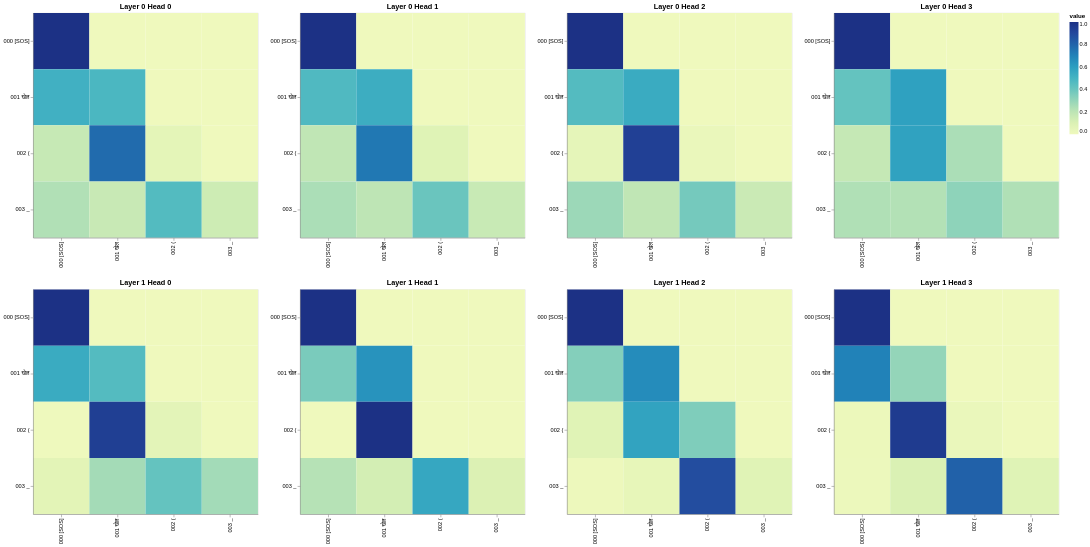

This figure's notebook cell:
### Code cell
# 3b. Decoder Self-Attention Visualization
get_all_attention_maps("decoder", layers, heads, decoder_input_tokens, decoder_input_tokens, min(20, sentence_len))

### Figure 1 — Vega-Lite specification as saved in the notebook (floating-point values rounded to 4 significant figures)
{"config": {"view": {"continuousWidth": 300, "continuousHeight": 300}}, "vconcat": [{"hconcat": [{"data": {"name": "data-60d7cbaeefccff7c93b1eb2abbc219ac"}, "mark": {"type": "rect"}, "encoding": {"color": {"field": "value", "type": "quantitative"}, "tooltip": [{"field": "row", "type": "quantitative"}, {"field": "column", "type": "quantitative"}, {"field": "value", "type": "quantitative"}, {"field": "row_token", "type": "nominal"}, {"field": "col_token", "type": "nominal"}], "x": {"axis": {"title": ""}, "field": "col_token", "type": "nominal"}, "y": {"axis": {"title": ""}, "field": "row_token", "type": "nominal"}}, "height": 400, "name": "view_57", "title": "Layer 0 Head 0", "width": 400}, {"data": {"name": "data-7197a551a8d15a122e65767031984da4"}, "mark": {"type": "rect"}, "encoding": {"color": {"field": "value", "type": "quantitative"}, "tooltip": [{"field": "row", "type": "quantitative"}, {"field": "column", "type": "quantitative"}, {"field": "value", "type": "quantitative"}, {"field": "row_token", "type": "nominal"}, {"field": "col_token", "type": "nominal"}], "x": {"axis": {"title": ""}, "field": "col_token", "type": "nominal"}, "y": {"axis": {"title": ""}, "field": "row_token", "type": "nominal"}}, "height": 400, "name": "view_58", "title": "Layer 0 Head 1", "width": 400}, {"data": {"name": "data-4959e5f7773db4d65cb38255a9ad7f45"}, "mark": {"type": "rect"}, "encoding": {"color": {"field": "value", "type": "quantitative"}, "tooltip": [{"field": "row", "type": "quantitative"}, {"field": "column", "type": "quantitative"}, {"field": "value", "type": "quantitative"}, {"field": "row_token", "type": "nominal"}, {"field": "col_token", "type": "nominal"}], "x": {"axis": {"title": ""}, "field": "col_token", "type": "nominal"}, "y": {"axis": {"title": ""}, "field": "row_token", "type": "nominal"}}, "height": 400, "name": "view_59", "title": "Layer 0 Head 2", "width": 400}, {"data": {"name": "data-bcbe0feef8e533f7c6d3a231e17d663c"}, "mark": {"type": "rect"}, "encoding": {"color": {"field": "value", "type": "quantitative"}, "tooltip": [{"field": "row", "type": "quantitative"}, {"field": "column", "type": "quantitative"}, {"field": "value", "type": "quantitative"}, {"field": "row_token", "type": "nominal"}, {"field": "col_token", "type": "nominal"}], "x": {"axis": {"title": ""}, "field": "col_token", "type": "nominal"}, "y": {"axis": {"title": ""}, "field": "row_token", "type": "nominal"}}, "height": 400, "name": "view_60", "title": "Layer 0 Head 3", "width": 400}]}, {"hconcat": [{"data": {"name": "data-5b9ab490cb37490c23a4682f120f3fa3"}, "mark": {"type": "rect"}, "encoding": {"color": {"field": "value", "type": "quantitative"}, "tooltip": [{"field": "row", "type": "quantitative"}, {"field": "column", "type": "quantitative"}, {"field": "value", "type": "quantitative"}, {"field": "row_token", "type": "nominal"}, {"field": "col_token", "type": "nominal"}], "x": {"axis": {"title": ""}, "field": "col_token", "type": "nominal"}, "y": {"axis": {"title": ""}, "field": "row_token", "type": "nominal"}}, "height": 400, "name": "view_61", "title": "Layer 1 Head 0", "width": 400}, {"data": {"name": "data-1d7de5b832c88c41dc3d683658e04a99"}, "mark": {"type": "rect"}, "encoding": {"color": {"field": "value", "type": "quantitative"}, "tooltip": [{"field": "row", "type": "quantitative"}, {"field": "column", "type": "quantitative"}, {"field": "value", "type": "quantitative"}, {"field": "row_token", "type": "nominal"}, {"field": "col_token", "type": "nominal"}], "x": {"axis": {"title": ""}, "field": "col_token", "type": "nominal"}, "y": {"axis": {"title": ""}, "field": "row_token", "type": "nominal"}}, "height": 400, "name": "view_62", "title": "Layer 1 Head 1", "width": 400}, {"data": {"name": "data-1a09820093a9479f6aafd3a35dfcb922"}, "mark": {"type": "rect"}, "encoding": {"color": {"field": "value", "type": "quantitative"}, "tooltip": [{"field": "row", "type": "quantitative"}, {"field": "column", "type": "quantitative"}, {"field": "value", "type": "quantitative"}, {"field": "row_token", "type": "nominal"}, {"field": "col_token", "type": "nominal"}], "x": {"axis": {"title": ""}, "field": "col_token", "type": "nominal"}, "y": {"axis": {"title": ""}, "field": "row_token", "type": "nominal"}}, "height": 400, "name": "view_63", "title": "Layer 1 Head 2", "width": 400}, {"data": {"name": "data-56c1a521bee0f4e47770ff1c6cb9b70d"}, "mark": {"type": "rect"}, "encoding": {"color": {"field": "value", "type": "quantitative"}, "tooltip": [{"field": "row", "type": "quantitative"}, {"field": "column", "type": "quantitative"}, {"field": "value", "type": "quantitative"}, {"field": "row_token", "type": "nominal"}, {"field": "col_token", "type": "nominal"}], "x": {"axis": {"title": ""}, "field": "col_token", "type": "nominal"}, "y": {"axis": {"title": ""}, "field": "row_token", "type": "nominal"}}, "height": 400, "name": "view_64", "title": "Layer 1 Head 3", "width": 400}]}], "params": [{"name": "param_57", "select": {"type": "interval", "encodings": ["x", "y"]}, "bind": "scales", "views": ["view_57"]}, {"name": "param_58", "select": {"type": "interval", "encodings": ["x", "y"]}, "bind": "scales", "views": ["view_58"]}, {"name": "param_59", "select": {"type": "interval", "encodings": ["x", "y"]}, "bind": "scales", "views": ["view_59"]}, {"name": "param_60", "select": {"type": "interval", "encodings": ["x", "y"]}, "bind": "scales", "views": ["view_60"]}, {"name": "param_61", "select": {"type": "interval", "encodings": ["x", "y"]}, "bind": "scales", "views": ["view_61"]}, {"name": "param_62", "select": {"type": "interval", "encodings": ["x", "y"]}, "bind": "scales", "views": ["view_62"]}, {"name": "param_63", "select": {"type": "interval", "encodings": ["x", "y"]}, "bind": "scales", "views": ["view_63"]}, {"name": "param_64", "select": {"type": "interval", "encodings": ["x", "y"]}, "bind": "scales", "views": ["view_64"]}], "$schema": "https://vega.github.io/schema/vega-lite/v5.20.1.json", "datasets": {"data-60d7cbaeefccff7c93b1eb2abbc219ac": [{"row": 0, "column": 0, "value": 1.0, "row_token": "000 [SOS]", "col_token": "000 [SOS]"}, {"row": 0, "column": 1, "value": 0.0, "row_token": "000 [SOS]", "col_token": "001 खेल"}, {"row": 0, "column": 2, "value": 0.0, "row_token": "000 [SOS]", "col_token": "002 ("}, {"row": 0, "column": 3, "value": 0.0, "row_token": "000 [SOS]", "col_token": "003 _"}, {"row": 1, "column": 0, "value": 0.5178, "row_token": "001 खेल", "col_token": "000 [SOS]"}, {"row": 1, "column": 1, "value": 0.4822, "row_token": "001 खेल", "col_token": "001 खेल"}, {"row": 1, "column": 2, "value": 0.0, "row_token": "001 खेल", "col_token": "002 ("}, {"row": 1, "column": 3, "value": 0.0, "row_token": "001 खेल", "col_token": "003 _"}, {"row": 2, "column": 0, "value": 0.1696, "row_token": "002 (", "col_token": "000 [SOS]"}, {"row": 2, "column": 1, "value": 0.7753, "row_token": "002 (", "col_token": "001 खेल"}, {"row": 2, "column": 2, "value": 0.05505, "row_token": "002 (", "col_token": "002 ("}, {"row": 2, "column": 3, "value": 0.0, "row_token": "002 (", "col_token": "003 _"}, {"row": 3, "column": 0, "value": 0.2304, "row_token": "003 _", "col_token": "000 [SOS]"}, {"row": 3, "column": 1, "value": 0.1632, "row_token": "003 _", "col_token": "001 खेल"}, {"row": 3, "column": 2, "value": 0.4608, "row_token": "003 _", "col_token": "002 ("}, {"row": 3, "column": 3, "value": 0.1456, "row_token": "003 _", "col_token": "003 _"}], "data-7197a551a8d15a122e65767031984da4": [{"row": 0, "column": 0, "value": 1.0, "row_token": "000 [SOS]", "col_token": "000 [SOS]"}, {"row": 0, "column": 1, "value": 0.0, "row_token": "000 [SOS]", "col_token": "001 खेल"}, {"row": 0, "column": 2, "value": 0.0, "row_token": "000 [SOS]", "col_token": "002 ("}, {"row": 0, "column": 3, "value": 0.0, "row_token": "000 [SOS]", "col_token": "003 _"}, {"row": 1, "column": 0, "value": 0.4699, "row_token": "001 खेल", "col_token": "000 [SOS]"}, {"row": 1, "column": 1, "value": 0.5301, "row_token": "001 खेल", "col_token": "001 खेल"}, {"row": 1, "column": 2, "value": 0.0, "row_token": "001 खेल", "col_token": "002 ("}, {"row": 1, "column": 3, "value": 0.0, "row_token": "001 खेल", "col_token": "003 _"}, {"row": 2, "column": 0, "value": 0.1886, "row_token": "002 (", "col_token": "000 [SOS]"}, {"row": 2, "column": 1, "value": 0.7323, "row_token": "002 (", "col_token": "001 खेल"}, {"row": 2, "column": 2, "value": 0.0792, "row_token": "002 (", "col_token": "002 ("}, {"row": 2, "column": 3, "value": 0.0, "row_token": "002 (", "col_token": "003 _"}, {"row": 3, "column": 0, "value": 0.2428, "row_token": "003 _", "col_token": "000 [SOS]"}, {"row": 3, "column": 1, "value": 0.1981, "row_token": "003 _", "col_token": "001 खेल"}, {"row": 3, "column": 2, "value": 0.3972, "row_token": "003 _", "col_token": "002 ("}, {"row": 3, "column": 3, "value": 0.1619, "row_token": "003 _", "col_token": "003 _"}], "data-4959e5f7773db4d65cb38255a9ad7f45": [{"row": 0, "column": 0, "value": 1.0, "row_token": "000 [SOS]", "col_token": "000 [SOS]"}, {"row": 0, "column": 1, "value": 0.0, "row_token": "000 [SOS]", "col_token": "001 खेल"}, {"row": 0, "column": 2, "value": 0.0, "row_token": "000 [SOS]", "col_token": "002 ("}, {"row": 0, "column": 3, "value": 0.0, "row_token": "000 [SOS]", "col_token": "003 _"}, {"row": 1, "column": 0, "value": 0.4577, "row_token": "001 खेल", "col_token": "000 [SOS]"}, {"row": 1, "column": 1, "value": 0.5423, "row_token": "001 खेल", "col_token": "001 खेल"}, {"row": 1, "column": 2, "value": 0.0, "row_token": "001 खेल", "col_token": "002 ("}, {"row": 1, "column": 3, "value": 0.0, "row_token": "001 खेल", "col_token": "003 _"}, {"row": 2, "column": 0, "value": 0.04755, "row_token": "002 (", "col_token": "000 [SOS]"}, {"row": 2, "column": 1, "value": 0.9297, "row_token": "002 (", "col_token": "001 खेल"}, {"row": 2, "column": 2, "value": 0.02276, "row_token": "002 (", "col_token": "002 ("}, {"row": 2, "column": 3, "value": 0.0, "row_token": "002 (", "col_token": "003 _"}, {"row": 3, "column": 0, "value": 0.2803, "row_token": "003 _", "col_token": "000 [SOS]"}, {"row": 3, "column": 1, "value": 0.1893, "row_token": "003 _", "col_token": "001 खेल"}, {"row": 3, "column": 2, "value": 0.3728, "row_token": "003 _", "col_token": "002 ("}, {"row": 3, "column": 3, "value": 0.1576, "row_token": "003 _", "col_token": "003 _"}], "data-bcbe0feef8e533f7c6d3a231e17d663c": [{"row": 0, "column": 0, "value": 1.0, "row_token": "000 [SOS]", "col_token": "000 [SOS]"}, {"row": 0, "column": 1, "value": 0.0, "row_token": "000 [SOS]", "col_token": "001 खेल"}, {"row": 0, "column": 2, "value": 0.0, "row_token": "000 [SOS]", "col_token": "002 ("}, {"row": 0, "column": 3, "value": 0.0, "row_token": "000 [SOS]", "col_token": "003 _"}, {"row": 1, "column": 0, "value": 0.4133, "row_token": "001 खेल", "col_token": "000 [SOS]"}, {"row": 1, "column": 1, "value": 0.5867, "row_token": "001 खेल", "col_token": "001 खेल"}, {"row": 1, "column": 2, "value": 0.0, "row_token": "001 खेल", "col_token": "002 ("}, {"row": 1, "column": 3, "value": 0.0, "row_token": "001 खेल", "col_token": "003 _"}, {"row": 2, "column": 0, "value": 0.1734, "row_token": "002 (", "col_token": "000 [SOS]"}, {"row": 2, "column": 1, "value": 0.5833, "row_token": "002 (", "col_token": "001 खेल"}, {"row": 2, "column": 2, "value": 0.2433, "row_token": "002 (", "col_token": "002 ("}, {"row": 2, "column": 3, "value": 0.0, "row_token": "002 (", "col_token": "003 _"}, {"row": 3, "column": 0, "value": 0.2322, "row_token": "003 _", "col_token": "000 [SOS]"}, {"row": 3, "column": 1, "value": 0.2234, "row_token": "003 _", "col_token": "001 खेल"}, {"row": 3, "column": 2, "value": 0.3135, "row_token": "003 _", "col_token": "002 ("}, {"row": 3, "column": 3, "value": 0.2309, "row_token": "003 _", "col_token": "003 _"}], "data-5b9ab490cb37490c23a4682f120f3fa3": [{"row": 0, "column": 0, "value": 1.0, "row_token": "000 [SOS]", "col_token": "000 [SOS]"}, {"row": 0, "column": 1, "value": 0.0, "row_token": "000 [SOS]", "col_token": "001 खेल"}, {"row": 0, "column": 2, "value": 0.0, "row_token": "000 [SOS]", "col_token": "002 ("}, {"row": 0, "column": 3, "value": 0.0, "row_token": "000 [SOS]", "col_token": "003 _"}, {"row": 1, "column": 0, "value": 0.5421, "row_token": "001 खेल", "col_token": "000 [SOS]"}, {"row": 1, "column": 1, "value": 0.4579, "row_token": "001 खेल", "col_token": "001 खेल"}, {"row": 1, "column": 2, "value": 0.0, "row_token": "001 खेल", "col_token": "002 ("}, {"row": 1, "column": 3, "value": 0.0, "row_token": "001 खेल", "col_token": "003 _"}, {"row": 2, "column": 0, "value": 0.00314, "row_token": "002 (", "col_token": "000 [SOS]"}, {"row": 2, "column": 1, "value": 0.938, "row_token": "002 (", "col_token": "001 खेल"}, {"row": 2, "column": 2, "value": 0.05889, "row_token": "002 (", "col_token": "002 ("}, {"row": 2, "column": 3, "value": 0.0, "row_token": "002 (", "col_token": "003 _"}, {"row": 3, "column": 0, "value": 0.06246, "row_token": "003 _", "col_token": "000 [SOS]"}, {"row": 3, "column": 1, "value": 0.2605, "row_token": "003 _", "col_token": "001 खेल"}, {"row": 3, "column": 2, "value": 0.4126, "row_token": "003 _", "col_token": "002 ("}, {"row": 3, "column": 3, "value": 0.2645, "row_token": "003 _", "col_token": "003 _"}], "data-1d7de5b832c88c41dc3d683658e04a99": [{"row": 0, "column": 0, "value": 1.0, "row_token": "000 [SOS]", "col_token": "000 [SOS]"}, {"row": 0, "column": 1, "value": 0.0, "row_token": "000 [SOS]", "col_token": "001 खेल"}, {"row": 0, "column": 2, "value": 0.0, "row_token": "000 [SOS]", "col_token": "002 ("}, {"row": 0, "column": 3, "value": 0.0, "row_token": "000 [SOS]", "col_token": "003 _"}, {"row": 1, "column": 0, "value": 0.3608, "row_token": "001 खेल", "col_token": "000 [SOS]"}, {"row": 1, "column": 1, "value": 0.6392, "row_token": "001 खेल", "col_token": "001 खेल"}, {"row": 1, "column": 2, "value": 0.0, "row_token": "001 खेल", "col_token": "002 ("}, {"row": 1, "column": 3, "value": 0.0, "row_token": "001 खेल", "col_token": "003 _"}, {"row": 2, "column": 0, "value": 0.0003196, "row_token": "002 (", "col_token": "000 [SOS]"}, {"row": 2, "column": 1, "value": 0.9992, "row_token": "002 (", "col_token": "001 खेल"}, {"row": 2, "column": 2, "value": 0.000481, "row_token": "002 (", "col_token": "002 ("}, {"row": 2, "column": 3, "value": 0.0, "row_token": "002 (", "col_token": "003 _"}, {"row": 3, "column": 0, "value": 0.2179, "row_token": "003 _", "col_token": "000 [SOS]"}, {"row": 3, "column": 1, "value": 0.1273, "row_token": "003 _", "col_token": "001 खेल"}, {"row": 3, "column": 2, "value": 0.5582, "row_token": "003 _", "col_token": "002 ("}, {"row": 3, "column": 3, "value": 0.09653, "row_token": "003 _", "col_token": "003 _"}], "data-1a09820093a9479f6aafd3a35dfcb922": [{"row": 0, "column": 0, "value": 1.0, "row_token": "000 [SOS]", "col_token": "000 [SOS]"}, {"row": 0, "column": 1, "value": 0.0, "row_token": "000 [SOS]", "col_token": "001 खेल"}, {"row": 0, "column": 2, "value": 0.0, "row_token": "000 [SOS]", "col_token": "002 ("}, {"row": 0, "column": 3, "value": 0.0, "row_token": "000 [SOS]", "col_token": "003 _"}, {"row": 1, "column": 0, "value": 0.3365, "row_token": "001 खेल", "col_token": "000 [SOS]"}, {"row": 1, "column": 1, "value": 0.6635, "row_token": "001 खेल", "col_token": "001 खेल"}, {"row": 1, "column": 2, "value": 0.0, "row_token": "001 खेल", "col_token": "002 ("}, {"row": 1, "column": 3, "value": 0.0, "row_token": "001 खेल", "col_token": "003 _"}, {"row": 2, "column": 0, "value": 0.07621, "row_token": "002 (", "col_token": "000 [SOS]"}, {"row": 2, "column": 1, "value": 0.5758, "row_token": "002 (", "col_token": "001 खेल"}, {"row": 2, "column": 2, "value": 0.348, "row_token": "002 (", "col_token": "002 ("}, {"row": 2, "column": 3, "value": 0.0, "row_token": "002 (", "col_token": "003 _"}, {"row": 3, "column": 0, "value": 0.007944, "row_token": "003 _", "col_token": "000 [SOS]"}, {"row": 3, "column": 1, "value": 0.03909, "row_token": "003 _", "col_token": "001 खेल"}, {"row": 3, "column": 2, "value": 0.8793, "row_token": "003 _", "col_token": "002 ("}, {"row": 3, "column": 3, "value": 0.07364, "row_token": "003 _", "col_token": "003 _"}], "data-56c1a521bee0f4e47770ff1c6cb9b70d": [{"row": 0, "column": 0, "value": 1.0, "row_token": "000 [SOS]", "col_token": "000 [SOS]"}, {"row": 0, "column": 1, "value": 0.0, "row_token": "000 [SOS]", "col_token": "001 खेल"}, {"row": 0, "column": 2, "value": 0.0, "row_token": "000 [SOS]", "col_token": "002 ("}, {"row": 0, "column": 3, "value": 0.0, "row_token": "000 [SOS]", "col_token": "003 _"}, {"row": 1, "column": 0, "value": 0.6998, "row_token": "001 खेल", "col_token": "000 [SOS]"}, {"row": 1, "column": 1, "value": 0.3002, "row_token": "001 खेल", "col_token": "001 खेल"}, {"row": 1, "column": 2, "value": 0.0, "row_token": "001 खेल", "col_token": "002 ("}, {"row": 1, "column": 3, "value": 0.0, "row_token": "001 खेल", "col_token": "003 _"}, {"row": 2, "column": 0, "value": 0.01698, "row_token": "002 (", "col_token": "000 [SOS]"}, {"row": 2, "column": 1, "value": 0.9568, "row_token": "002 (", "col_token": "001 खेल"}, {"row": 2, "column": 2, "value": 0.02627, "row_token": "002 (", "col_token": "002 ("}, {"row": 2, "column": 3, "value": 0.0, "row_token": "002 (", "col_token": "003 _"}, {"row": 3, "column": 0, "value": 0.01472, "row_token": "003 _", "col_token": "000 [SOS]"}, {"row": 3, "column": 1, "value": 0.1017, "row_token": "003 _", "col_token": "001 खेल"}, {"row": 3, "column": 2, "value": 0.8056, "row_token": "003 _", "col_token": "002 ("}, {"row": 3, "column": 3, "value": 0.07798, "row_token": "003 _", "col_token": "003 _"}]}}
